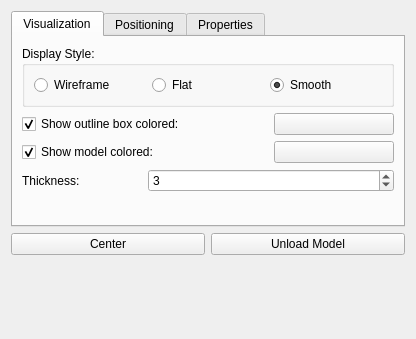
<?xml version="1.0" encoding="UTF-8"?>
<ui version="4.0">
 <class>Common</class>
 <widget class="QWidget" name="Common">
  <property name="geometry">
   <rect>
    <x>0</x>
    <y>0</y>
    <width>416</width>
    <height>339</height>
   </rect>
  </property>
  <property name="sizePolicy">
   <sizepolicy hsizetype="Preferred" vsizetype="Maximum">
    <horstretch>0</horstretch>
    <verstretch>0</verstretch>
   </sizepolicy>
  </property>
  <property name="windowTitle">
   <string>Visualization</string>
  </property>
  <layout class="QGridLayout">
   <item row="2" column="0">
    <spacer>
     <property name="orientation">
      <enum>Qt::Vertical</enum>
     </property>
     <property name="sizeHint" stdset="0">
      <size>
       <width>20</width>
       <height>40</height>
      </size>
     </property>
    </spacer>
   </item>
   <item row="1" column="0">
    <layout class="QGridLayout">
     <item row="0" column="0">
      <widget class="QPushButton" name="pushButtonCenter">
       <property name="text">
        <string comment="Center the model">Center</string>
       </property>
      </widget>
     </item>
     <item row="0" column="1">
      <widget class="QPushButton" name="pushButtonClose">
       <property name="text">
        <string comment="Close the model">Unload Model</string>
       </property>
      </widget>
     </item>
    </layout>
   </item>
   <item row="0" column="0">
    <widget class="QTabWidget" name="tabWidget">
     <property name="sizePolicy">
      <sizepolicy hsizetype="Expanding" vsizetype="Maximum">
       <horstretch>0</horstretch>
       <verstretch>0</verstretch>
      </sizepolicy>
     </property>
     <property name="currentIndex">
      <number>0</number>
     </property>
     <property name="movable">
      <bool>true</bool>
     </property>
     <widget class="QWidget" name="tab">
      <attribute name="title">
       <string>Visualization</string>
      </attribute>
      <layout class="QGridLayout" name="gridLayout">
       <item row="0" column="0" colspan="3">
        <widget class="QGroupBox" name="groupBoxDisplayStyle">
         <property name="sizePolicy">
          <sizepolicy hsizetype="Preferred" vsizetype="Maximum">
           <horstretch>0</horstretch>
           <verstretch>0</verstretch>
          </sizepolicy>
         </property>
         <property name="title">
          <string>Display Style:</string>
         </property>
         <layout class="QGridLayout">
          <item row="0" column="0">
           <widget class="QRadioButton" name="radioButtonWireframe">
            <property name="text">
             <string>Wireframe</string>
            </property>
            <attribute name="buttonGroup">
             <string notr="true">buttonGroup</string>
            </attribute>
           </widget>
          </item>
          <item row="0" column="1">
           <widget class="QRadioButton" name="radioButtonFlat">
            <property name="text">
             <string>Flat</string>
            </property>
            <attribute name="buttonGroup">
             <string notr="true">buttonGroup</string>
            </attribute>
           </widget>
          </item>
          <item row="0" column="2">
           <widget class="QRadioButton" name="radioButtonSmooth">
            <property name="text">
             <string>Smooth</string>
            </property>
            <property name="checked">
             <bool>true</bool>
            </property>
            <attribute name="buttonGroup">
             <string notr="true">buttonGroup</string>
            </attribute>
           </widget>
          </item>
         </layout>
        </widget>
       </item>
       <item row="1" column="0" colspan="2">
        <widget class="QCheckBox" name="checkBoxBoundingBox">
         <property name="sizePolicy">
          <sizepolicy hsizetype="Maximum" vsizetype="Fixed">
           <horstretch>0</horstretch>
           <verstretch>0</verstretch>
          </sizepolicy>
         </property>
         <property name="text">
          <string>Show outline box colored:</string>
         </property>
         <property name="checked">
          <bool>true</bool>
         </property>
        </widget>
       </item>
       <item row="1" column="2">
        <widget class="ColoredPushButton" name="pushButtonBoundingBoxColor">
         <property name="sizePolicy">
          <sizepolicy hsizetype="Minimum" vsizetype="Minimum">
           <horstretch>0</horstretch>
           <verstretch>0</verstretch>
          </sizepolicy>
         </property>
         <property name="text">
          <string/>
         </property>
        </widget>
       </item>
       <item row="2" column="2">
        <widget class="ColoredPushButton" name="pushButtonModelColor">
         <property name="sizePolicy">
          <sizepolicy hsizetype="Minimum" vsizetype="Minimum">
           <horstretch>0</horstretch>
           <verstretch>0</verstretch>
          </sizepolicy>
         </property>
         <property name="text">
          <string/>
         </property>
        </widget>
       </item>
       <item row="2" column="0" colspan="2">
        <widget class="QCheckBox" name="checkBoxModelVisible">
         <property name="sizePolicy">
          <sizepolicy hsizetype="Maximum" vsizetype="Fixed">
           <horstretch>0</horstretch>
           <verstretch>0</verstretch>
          </sizepolicy>
         </property>
         <property name="text">
          <string>Show model colored:</string>
         </property>
         <property name="checked">
          <bool>true</bool>
         </property>
        </widget>
       </item>
       <item row="3" column="0">
        <widget class="QLabel" name="labelThickness">
         <property name="text">
          <string>Thickness:</string>
         </property>
        </widget>
       </item>
       <item row="3" column="1" colspan="2">
        <widget class="QSpinBox" name="spinBoxThickness">
         <property name="value">
          <number>3</number>
         </property>
        </widget>
       </item>
       <item row="4" column="1">
        <spacer>
         <property name="orientation">
          <enum>Qt::Vertical</enum>
         </property>
         <property name="sizeHint" stdset="0">
          <size>
           <width>20</width>
           <height>16</height>
          </size>
         </property>
        </spacer>
       </item>
       <item row="5" column="1">
        <widget class="Info" name="spinbox3d"/>
       </item>
      </layout>
     </widget>
     <widget class="QWidget" name="tab_2">
      <attribute name="title">
       <string>Positioning</string>
      </attribute>
      <widget class="QGroupBox" name="GroupBoxLocation_2">
       <property name="geometry">
        <rect>
         <x>3</x>
         <y>37</y>
         <width>371</width>
         <height>61</height>
        </rect>
       </property>
       <property name="sizePolicy">
        <sizepolicy hsizetype="Preferred" vsizetype="Preferred">
         <horstretch>0</horstretch>
         <verstretch>0</verstretch>
        </sizepolicy>
       </property>
       <property name="title">
        <string>Scale:</string>
       </property>
       <widget class="QDoubleSpinBox" name="doubleSpinBoxSizeX">
        <property name="geometry">
         <rect>
          <x>110</x>
          <y>20</y>
          <width>71</width>
          <height>24</height>
         </rect>
        </property>
        <property name="sizePolicy">
         <sizepolicy hsizetype="MinimumExpanding" vsizetype="Fixed">
          <horstretch>0</horstretch>
          <verstretch>0</verstretch>
         </sizepolicy>
        </property>
        <property name="decimals">
         <number>8</number>
        </property>
        <property name="maximum">
         <double>99999999999999.984375000000000</double>
        </property>
        <property name="value">
         <double>1.000000000000000</double>
        </property>
       </widget>
       <widget class="QDoubleSpinBox" name="doubleSpinBoxSizeY">
        <property name="geometry">
         <rect>
          <x>200</x>
          <y>20</y>
          <width>71</width>
          <height>24</height>
         </rect>
        </property>
        <property name="decimals">
         <number>8</number>
        </property>
        <property name="maximum">
         <double>99999999999999.984375000000000</double>
        </property>
        <property name="value">
         <double>1.000000000000000</double>
        </property>
       </widget>
       <widget class="QDoubleSpinBox" name="doubleSpinBoxSizeZ">
        <property name="geometry">
         <rect>
          <x>279</x>
          <y>20</y>
          <width>91</width>
          <height>24</height>
         </rect>
        </property>
        <property name="decimals">
         <number>8</number>
        </property>
        <property name="maximum">
         <double>99999999999999.984375000000000</double>
        </property>
        <property name="value">
         <double>1.000000000000000</double>
        </property>
       </widget>
      </widget>
      <widget class="QGroupBox" name="GroupBoxLocation">
       <property name="geometry">
        <rect>
         <x>12</x>
         <y>108</y>
         <width>362</width>
         <height>61</height>
        </rect>
       </property>
       <property name="title">
        <string>Location:</string>
       </property>
       <widget class="QDoubleSpinBox" name="doubleSpinBoxLocationX">
        <property name="geometry">
         <rect>
          <x>100</x>
          <y>20</y>
          <width>61</width>
          <height>24</height>
         </rect>
        </property>
        <property name="decimals">
         <number>8</number>
        </property>
        <property name="minimum">
         <double>-100000000000000.000000000000000</double>
        </property>
        <property name="maximum">
         <double>100000000000000.000000000000000</double>
        </property>
        <property name="value">
         <double>0.000000000000000</double>
        </property>
       </widget>
       <widget class="QDoubleSpinBox" name="doubleSpinBoxLocationY">
        <property name="geometry">
         <rect>
          <x>180</x>
          <y>20</y>
          <width>71</width>
          <height>24</height>
         </rect>
        </property>
        <property name="decimals">
         <number>8</number>
        </property>
        <property name="minimum">
         <double>-100000000000000.000000000000000</double>
        </property>
        <property name="maximum">
         <double>99999999999999.984375000000000</double>
        </property>
       </widget>
       <widget class="QDoubleSpinBox" name="doubleSpinBoxLocationZ">
        <property name="geometry">
         <rect>
          <x>280</x>
          <y>20</y>
          <width>61</width>
          <height>24</height>
         </rect>
        </property>
        <property name="decimals">
         <number>8</number>
        </property>
        <property name="minimum">
         <double>-100000000000000.000000000000000</double>
        </property>
        <property name="maximum">
         <double>99999999999999.984375000000000</double>
        </property>
       </widget>
      </widget>
      <widget class="QLabel" name="labelSizeX">
       <property name="geometry">
        <rect>
         <x>130</x>
         <y>20</y>
         <width>16</width>
         <height>16</height>
        </rect>
       </property>
       <property name="sizePolicy">
        <sizepolicy hsizetype="Maximum" vsizetype="Preferred">
         <horstretch>0</horstretch>
         <verstretch>0</verstretch>
        </sizepolicy>
       </property>
       <property name="text">
        <string>X:</string>
       </property>
      </widget>
      <widget class="QLabel" name="labelSizeY">
       <property name="geometry">
        <rect>
         <x>220</x>
         <y>20</y>
         <width>16</width>
         <height>16</height>
        </rect>
       </property>
       <property name="sizePolicy">
        <sizepolicy hsizetype="Maximum" vsizetype="Preferred">
         <horstretch>0</horstretch>
         <verstretch>0</verstretch>
        </sizepolicy>
       </property>
       <property name="text">
        <string>Y:</string>
       </property>
      </widget>
      <widget class="QLabel" name="labelSizeZ">
       <property name="geometry">
        <rect>
         <x>310</x>
         <y>20</y>
         <width>16</width>
         <height>16</height>
        </rect>
       </property>
       <property name="sizePolicy">
        <sizepolicy hsizetype="Maximum" vsizetype="Preferred">
         <horstretch>0</horstretch>
         <verstretch>0</verstretch>
        </sizepolicy>
       </property>
       <property name="text">
        <string>Z:</string>
       </property>
      </widget>
     </widget>
     <widget class="QWidget" name="tab_3">
      <attribute name="title">
       <string>Properties</string>
      </attribute>
      <layout class="QGridLayout">
       <item row="0" column="0">
        <widget class="QLabel" name="label_2">
         <property name="sizePolicy">
          <sizepolicy hsizetype="Maximum" vsizetype="Preferred">
           <horstretch>0</horstretch>
           <verstretch>0</verstretch>
          </sizepolicy>
         </property>
         <property name="text">
          <string>File Name:</string>
         </property>
        </widget>
       </item>
       <item row="0" column="1">
        <widget class="QLabel" name="labelModelName">
         <property name="maximumSize">
          <size>
           <width>200</width>
           <height>16777215</height>
          </size>
         </property>
         <property name="text">
          <string>...</string>
         </property>
         <property name="wordWrap">
          <bool>true</bool>
         </property>
        </widget>
       </item>
       <item row="1" column="0">
        <widget class="QLabel" name="label">
         <property name="sizePolicy">
          <sizepolicy hsizetype="Maximum" vsizetype="Preferred">
           <horstretch>0</horstretch>
           <verstretch>0</verstretch>
          </sizepolicy>
         </property>
         <property name="text">
          <string>Model Size:</string>
         </property>
        </widget>
       </item>
       <item row="1" column="1">
        <widget class="QLabel" name="labelModelSize">
         <property name="text">
          <string>{X, Y, Z}</string>
         </property>
        </widget>
       </item>
       <item row="2" column="0">
        <spacer>
         <property name="orientation">
          <enum>Qt::Vertical</enum>
         </property>
         <property name="sizeHint" stdset="0">
          <size>
           <width>20</width>
           <height>40</height>
          </size>
         </property>
        </spacer>
       </item>
      </layout>
     </widget>
    </widget>
   </item>
  </layout>
 </widget>
 <customwidgets>
  <customwidget>
   <class>ColoredPushButton</class>
   <extends>QPushButton</extends>
   <header>colored_push_button.h</header>
  </customwidget>
  <customwidget>
   <class>Info</class>
   <extends>QFrame</extends>
   <header>info.h</header>
   <container>1</container>
  </customwidget>
 </customwidgets>
 <tabstops>
  <tabstop>pushButtonCenter</tabstop>
  <tabstop>pushButtonClose</tabstop>
  <tabstop>tabWidget</tabstop>
  <tabstop>radioButtonWireframe</tabstop>
  <tabstop>radioButtonFlat</tabstop>
  <tabstop>radioButtonSmooth</tabstop>
  <tabstop>checkBoxBoundingBox</tabstop>
  <tabstop>pushButtonBoundingBoxColor</tabstop>
  <tabstop>checkBoxModelVisible</tabstop>
  <tabstop>pushButtonModelColor</tabstop>
  <tabstop>spinBoxThickness</tabstop>
  <tabstop>doubleSpinBoxSizeX</tabstop>
  <tabstop>doubleSpinBoxSizeY</tabstop>
  <tabstop>doubleSpinBoxSizeZ</tabstop>
  <tabstop>doubleSpinBoxLocationX</tabstop>
  <tabstop>doubleSpinBoxLocationY</tabstop>
  <tabstop>doubleSpinBoxLocationZ</tabstop>
 </tabstops>
 <resources/>
 <connections/>
 <buttongroups>
  <buttongroup name="buttonGroup"/>
 </buttongroups>
</ui>
